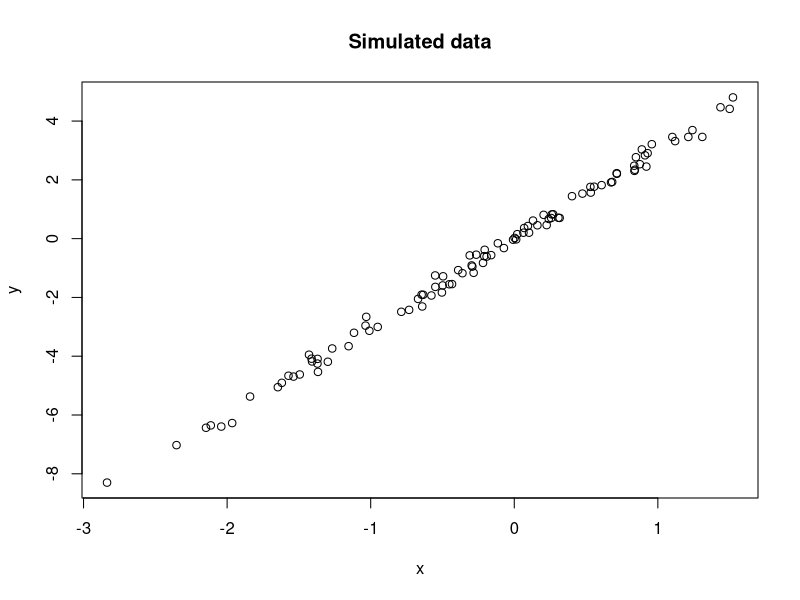

Source code (R):
#simulate and plot data 
#Leah Veldhuisen 
#lveldhuisen@email.arizona.edu
#2021-03-23

#simulate data from normal distribution 
x <- rnorm(n = 100)
y <- 3 * x + rnorm(n = 100, sd = 0.2)

#plot simulated data
plot(x = x, y = y, main = "Simulated data")
